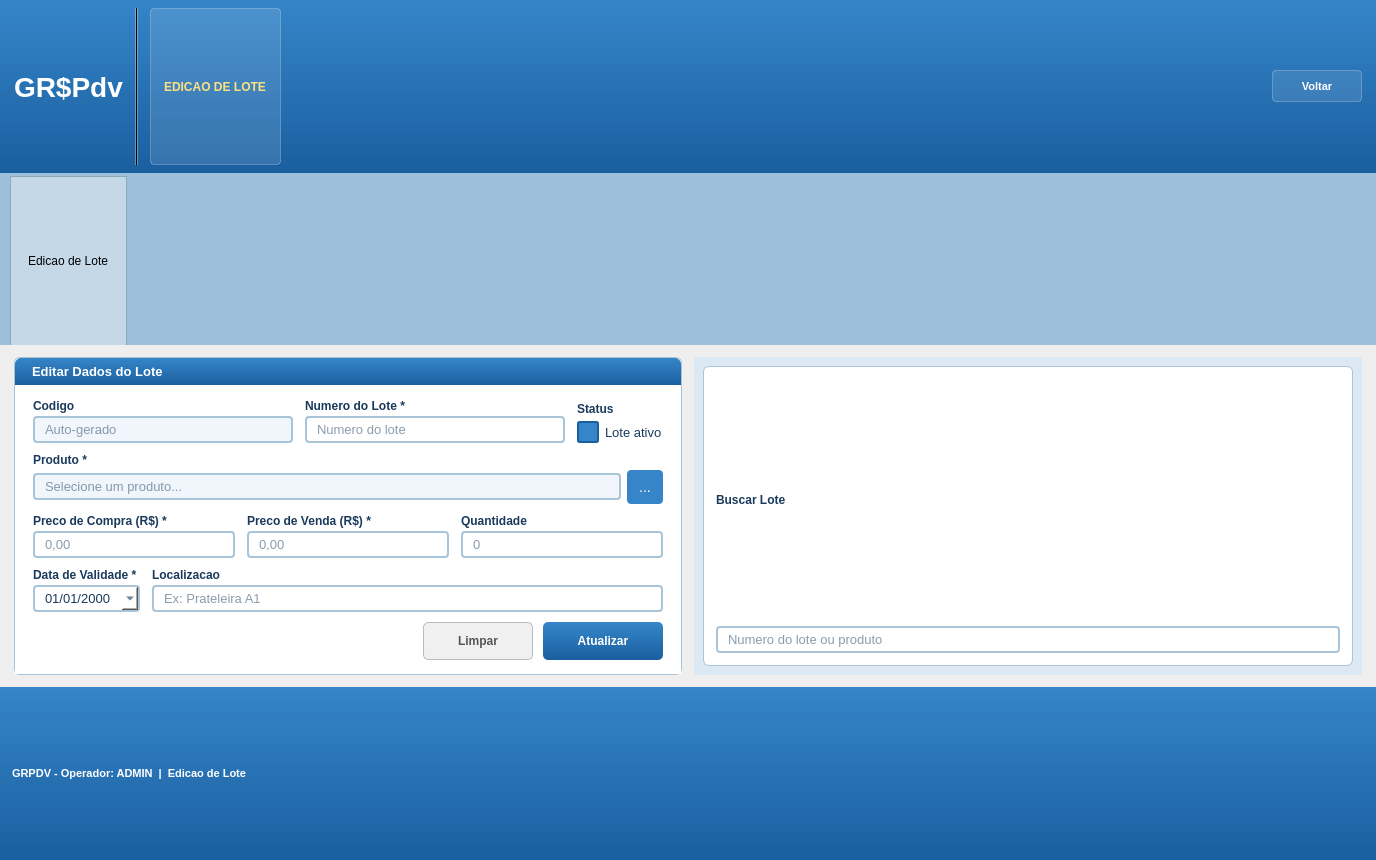
<?xml version="1.0" encoding="UTF-8"?>
<ui version="4.0">
 <class>CadastroLote</class>
 <widget class="QWidget" name="CadastroLote">
  <property name="geometry">
   <rect>
    <x>0</x>
    <y>0</y>
    <width>1376</width>
    <height>860</height>
   </rect>
  </property>
  <property name="windowTitle">
   <string>GR$Pdv - Edicao de Lote</string>
  </property>
  <property name="styleSheet">
   <string notr="true">QWidget { font-family: Arial; }</string>
  </property>
  <layout class="QVBoxLayout" name="mainVLayout">
   <property name="spacing">
    <number>0</number>
   </property>
   <property name="leftMargin">
    <number>0</number>
   </property>
   <property name="topMargin">
    <number>0</number>
   </property>
   <property name="rightMargin">
    <number>0</number>
   </property>
   <property name="bottomMargin">
    <number>0</number>
   </property>
   <item>
    <widget class="QFrame" name="frameHeader">
     <property name="styleSheet">
      <string notr="true">QFrame#frameHeader{background:qlineargradient(x1:0,y1:0,x2:0,y2:1,stop:0 #3585c8, stop:1 #1a5fa0);}</string>
     </property>
     <layout class="QHBoxLayout" name="headerHLayout">
      <property name="spacing"><number>12</number></property>
      <property name="leftMargin"><number>14</number></property>
      <property name="topMargin"><number>8</number></property>
      <property name="rightMargin"><number>14</number></property>
      <property name="bottomMargin"><number>8</number></property>
      <item>
       <widget class="QLabel" name="lblLogo">
        <property name="styleSheet"><string notr="true">color:white;font-size:28px;font-weight:bold;</string></property>
        <property name="text"><string>GR$Pdv</string></property>
       </widget>
      </item>
      <item>
       <widget class="QFrame" name="frameSep">
        <property name="styleSheet"><string notr="true">background-color:rgba(255,255,255,80);</string></property>
        <property name="frameShape"><enum>QFrame::VLine</enum></property>
       </widget>
      </item>
      <item>
       <widget class="QLabel" name="lblBadge">
        <property name="styleSheet"><string notr="true">QLabel{background-color:rgba(255,255,255,30);color:#ffe080;font-size:12px;font-weight:bold;border:1px solid rgba(255,255,255,60);border-radius:4px;padding:3px 10px;}</string></property>
        <property name="text"><string>EDICAO DE LOTE</string></property>
       </widget>
      </item>
      <item>
       <spacer name="headerSpacer">
        <property name="orientation"><enum>Qt::Horizontal</enum></property>
        <property name="sizeHint" stdset="0"><size><width>40</width><height>10</height></size></property>
       </spacer>
      </item>
      <item>
       <widget class="QPushButton" name="btnVoltar">
        <property name="minimumSize"><size><width>90</width><height>32</height></size></property>
        <property name="styleSheet"><string notr="true">QPushButton{background-color:rgba(255,255,255,25);color:white;font-size:11px;font-weight:bold;border:1px solid rgba(255,255,255,60);border-radius:4px;padding:4px 12px;}QPushButton:hover{background-color:rgba(255,255,255,40);}QPushButton:pressed{background-color:rgba(255,255,255,15);}</string></property>
        <property name="text"><string>Voltar</string></property>
       </widget>
      </item>
     </layout>
    </widget>
   </item>
   <item>
    <widget class="QFrame" name="frameTabBar">
     <property name="styleSheet"><string notr="true">QFrame#frameTabBar{background-color:#9dbfda;}</string></property>
     <layout class="QHBoxLayout" name="tabHLayout">
      <property name="leftMargin"><number>10</number></property>
      <property name="topMargin"><number>3</number></property>
      <property name="rightMargin"><number>0</number></property>
      <property name="bottomMargin"><number>0</number></property>
      <item>
       <widget class="QLabel" name="lblTab">
        <property name="styleSheet"><string notr="true">QLabel{background-color:#c4d8e8;border:1px solid #8aaabb;border-bottom:none;padding:1px 14px;font-size:12px;}</string></property>
        <property name="text"><string>Edicao de Lote</string></property>
       </widget>
      </item>
      <item>
       <spacer name="tabSpacer">
        <property name="orientation"><enum>Qt::Horizontal</enum></property>
        <property name="sizeHint" stdset="0"><size><width>40</width><height>20</height></size></property>
       </spacer>
      </item>
     </layout>
    </widget>
   </item>
   <item>
    <layout class="QHBoxLayout" name="conteudoHLayout">
     <property name="spacing"><number>12</number></property>
     <property name="leftMargin"><number>14</number></property>
     <property name="topMargin"><number>12</number></property>
     <property name="rightMargin"><number>14</number></property>
     <property name="bottomMargin"><number>12</number></property>
     <item>
      <widget class="QFrame" name="frameFormulario">
       <property name="styleSheet"><string notr="true">QFrame#frameFormulario{background-color:#ffffff;border:1px solid #a8c4d8;border-radius:6px;}</string></property>
       <layout class="QVBoxLayout" name="formVLayout">
        <property name="spacing"><number>0</number></property>
        <property name="leftMargin"><number>0</number></property>
        <property name="topMargin"><number>0</number></property>
        <property name="rightMargin"><number>0</number></property>
        <property name="bottomMargin"><number>0</number></property>
        <item>
         <widget class="QLabel" name="lblFormTitle">
          <property name="styleSheet"><string notr="true">QLabel{background:qlineargradient(x1:0,y1:0,x2:0,y2:1,stop:0 #3585c8,stop:1 #1a5fa0);color:white;font-size:13px;font-weight:bold;padding:6px 14px;border-top-left-radius:6px;border-top-right-radius:6px;}</string></property>
          <property name="text"><string>Editar Dados do Lote</string></property>
         </widget>
        </item>
        <item>
         <widget class="QFrame" name="frameCampos">
          <property name="styleSheet"><string notr="true">QFrame#frameCampos{background-color:#ffffff;}</string></property>
          <layout class="QVBoxLayout" name="camposVLayout">
           <property name="spacing"><number>10</number></property>
           <property name="leftMargin"><number>18</number></property>
           <property name="topMargin"><number>14</number></property>
           <property name="rightMargin"><number>18</number></property>
           <property name="bottomMargin"><number>14</number></property>
           <item>
            <layout class="QHBoxLayout" name="row0HLayout">
             <property name="spacing"><number>12</number></property>
             <item>
              <layout class="QVBoxLayout" name="colIdVLayout">
               <property name="spacing"><number>3</number></property>
               <item><widget class="QLabel" name="lblId"><property name="styleSheet"><string notr="true">font-size:12px;font-weight:bold;color:#1a3a5c;</string></property><property name="text"><string>Codigo</string></property></widget></item>
               <item><widget class="QLineEdit" name="lineEditIdLote"><property name="styleSheet"><string notr="true">QLineEdit{background-color:#f0f6fc;border:2px solid #a8c4d8;border-radius:4px;font-size:13px;color:#1a3a5c;padding:3px 8px;}QLineEdit:focus{border-color:#3585c8;background-color:#ffffff;}</string></property><property name="readOnly"><bool>true</bool></property><property name="placeholderText"><string>Auto-gerado</string></property></widget></item>
              </layout>
             </item>
             <item>
              <layout class="QVBoxLayout" name="colNumeroLoteVLayout">
               <property name="spacing"><number>3</number></property>
               <item><widget class="QLabel" name="lblNumeroLote"><property name="styleSheet"><string notr="true">font-size:12px;font-weight:bold;color:#1a3a5c;</string></property><property name="text"><string>Numero do Lote *</string></property></widget></item>
               <item><widget class="QLineEdit" name="lineEditNumeroLote"><property name="styleSheet"><string notr="true">QLineEdit{background-color:#ffffff;border:2px solid #a8c4d8;border-radius:4px;font-size:13px;color:#1a3a5c;padding:3px 8px;}QLineEdit:focus{border-color:#3585c8;}</string></property><property name="placeholderText"><string>Numero do lote</string></property></widget></item>
              </layout>
             </item>
             <item>
              <layout class="QVBoxLayout" name="colStatusVLayout">
               <property name="spacing"><number>3</number></property>
               <item><widget class="QLabel" name="lblStatus"><property name="styleSheet"><string notr="true">font-size:12px;font-weight:bold;color:#1a3a5c;</string></property><property name="text"><string>Status</string></property></widget></item>
               <item><widget class="QCheckBox" name="checkBoxAtivo"><property name="styleSheet"><string notr="true">QCheckBox{font-size:13px;color:#1a3a5c;spacing:6px;}QCheckBox::indicator{width:18px;height:18px;border:2px solid #a8c4d8;border-radius:3px;background:#ffffff;}QCheckBox::indicator:checked{background-color:#3585c8;border-color:#1a5fa0;}</string></property><property name="text"><string>Lote ativo</string></property><property name="checked"><bool>true</bool></property></widget></item>
              </layout>
             </item>
            </layout>
           </item>
           <item>
            <layout class="QVBoxLayout" name="colProdutoVLayout">
             <property name="spacing"><number>3</number></property>
             <item><widget class="QLabel" name="lblProduto"><property name="styleSheet"><string notr="true">font-size:12px;font-weight:bold;color:#1a3a5c;</string></property><property name="text"><string>Produto *</string></property></widget></item>
             <item>
              <layout class="QHBoxLayout" name="rowProdutoHLayout">
               <property name="spacing"><number>6</number></property>
               <item><widget class="QLineEdit" name="lineEditProduto"><property name="styleSheet"><string notr="true">QLineEdit{background-color:#f0f6fc;border:2px solid #a8c4d8;border-radius:4px;font-size:13px;color:#1a3a5c;padding:3px 8px;}QLineEdit:focus{border-color:#3585c8;background-color:#ffffff;}</string></property><property name="readOnly"><bool>true</bool></property><property name="placeholderText"><string>Selecione um produto...</string></property></widget></item>
               <item><widget class="QPushButton" name="btnBuscarProduto"><property name="minimumSize"><size><width>36</width><height>34</height></size></property><property name="maximumSize"><size><width>36</width><height>34</height></size></property><property name="styleSheet"><string notr="true">QPushButton{background-color:#3585c8;color:white;font-size:14px;border:none;border-radius:4px;}QPushButton:hover{background-color:#2a74b8;}QPushButton:pressed{background-color:#1a5fa0;}</string></property><property name="text"><string>...</string></property></widget></item>
              </layout>
             </item>
            </layout>
           </item>
           <item>
            <layout class="QHBoxLayout" name="rowValoresHLayout">
             <property name="spacing"><number>12</number></property>
             <item>
              <layout class="QVBoxLayout" name="colPrecoCompraVLayout">
               <property name="spacing"><number>3</number></property>
               <item><widget class="QLabel" name="lblPrecoCompra"><property name="styleSheet"><string notr="true">font-size:12px;font-weight:bold;color:#1a3a5c;</string></property><property name="text"><string>Preco de Compra (R$) *</string></property></widget></item>
               <item><widget class="QLineEdit" name="lineEditPrecoCompra"><property name="styleSheet"><string notr="true">QLineEdit{background-color:#ffffff;border:2px solid #a8c4d8;border-radius:4px;font-size:13px;color:#1a3a5c;padding:3px 8px;}QLineEdit:focus{border-color:#3585c8;}</string></property><property name="placeholderText"><string>0,00</string></property></widget></item>
              </layout>
             </item>
             <item>
              <layout class="QVBoxLayout" name="colPrecoVendaVLayout">
               <property name="spacing"><number>3</number></property>
               <item><widget class="QLabel" name="lblPrecoVenda"><property name="styleSheet"><string notr="true">font-size:12px;font-weight:bold;color:#1a3a5c;</string></property><property name="text"><string>Preco de Venda (R$) *</string></property></widget></item>
               <item><widget class="QLineEdit" name="lineEditPrecoVenda"><property name="styleSheet"><string notr="true">QLineEdit{background-color:#ffffff;border:2px solid #a8c4d8;border-radius:4px;font-size:13px;color:#1a3a5c;padding:3px 8px;}QLineEdit:focus{border-color:#3585c8;}</string></property><property name="placeholderText"><string>0,00</string></property></widget></item>
              </layout>
             </item>
             <item>
              <layout class="QVBoxLayout" name="colQuantidadeVLayout">
               <property name="spacing"><number>3</number></property>
               <item><widget class="QLabel" name="lblQuantidade"><property name="styleSheet"><string notr="true">font-size:12px;font-weight:bold;color:#1a3a5c;</string></property><property name="text"><string>Quantidade</string></property></widget></item>
               <item><widget class="QLineEdit" name="lineEditQuantidade"><property name="styleSheet"><string notr="true">QLineEdit{background-color:#ffffff;border:2px solid #a8c4d8;border-radius:4px;font-size:13px;color:#1a3a5c;padding:3px 8px;}QLineEdit:focus{border-color:#3585c8;}</string></property><property name="placeholderText"><string>0</string></property></widget></item>
              </layout>
             </item>
            </layout>
           </item>
           <item>
            <layout class="QHBoxLayout" name="rowDataLocalHLayout">
             <property name="spacing"><number>12</number></property>
             <item>
              <layout class="QVBoxLayout" name="colValidadeVLayout">
               <property name="spacing"><number>3</number></property>
               <item><widget class="QLabel" name="lblDataValidade"><property name="styleSheet"><string notr="true">font-size:12px;font-weight:bold;color:#1a3a5c;</string></property><property name="text"><string>Data de Validade *</string></property></widget></item>
               <item><widget class="QDateEdit" name="dateEditValidade"><property name="styleSheet"><string notr="true">QDateEdit{background-color:#ffffff;border:2px solid #a8c4d8;border-radius:4px;font-size:13px;color:#1a3a5c;padding:3px 8px;}QDateEdit:focus{border-color:#3585c8;}</string></property><property name="displayFormat"><string>dd/MM/yyyy</string></property><property name="calendarPopup"><bool>true</bool></property></widget></item>
              </layout>
             </item>
             <item>
              <layout class="QVBoxLayout" name="colLocalizacaoVLayout">
               <property name="spacing"><number>3</number></property>
               <item><widget class="QLabel" name="lblLocalizacao"><property name="styleSheet"><string notr="true">font-size:12px;font-weight:bold;color:#1a3a5c;</string></property><property name="text"><string>Localizacao</string></property></widget></item>
               <item><widget class="QLineEdit" name="lineEditLocalizacao"><property name="styleSheet"><string notr="true">QLineEdit{background-color:#ffffff;border:2px solid #a8c4d8;border-radius:4px;font-size:13px;color:#1a3a5c;padding:3px 8px;}QLineEdit:focus{border-color:#3585c8;}</string></property><property name="placeholderText"><string>Ex: Prateleira A1</string></property></widget></item>
              </layout>
             </item>
            </layout>
           </item>
           <item>
            <layout class="QHBoxLayout" name="botoesHLayout">
             <property name="spacing"><number>10</number></property>
             <item><spacer name="btnSpacer"><property name="orientation"><enum>Qt::Horizontal</enum></property><property name="sizeHint" stdset="0"><size><width>20</width><height>10</height></size></property></spacer></item>
             <item><widget class="QPushButton" name="btnLimpar"><property name="minimumSize"><size><width>110</width><height>38</height></size></property><property name="styleSheet"><string notr="true">QPushButton{background-color:#f0f0f0;color:#555555;font-size:12px;font-weight:bold;border:1px solid #bbbbbb;border-radius:5px;padding:5px 14px;}QPushButton:hover{background-color:#e0e0e0;}QPushButton:pressed{background-color:#cccccc;}</string></property><property name="text"><string>Limpar</string></property></widget></item>
             <item><widget class="QPushButton" name="btnSalvar"><property name="minimumSize"><size><width>120</width><height>38</height></size></property><property name="styleSheet"><string notr="true">QPushButton{background:qlineargradient(x1:0,y1:0,x2:0,y2:1,stop:0 #3585c8,stop:1 #1a5fa0);color:white;font-size:12px;font-weight:bold;border:none;border-radius:5px;padding:5px 14px;}QPushButton:hover{background:#2a74b8;}QPushButton:pressed{background:#1a5fa0;}</string></property><property name="text"><string>Atualizar</string></property><property name="shortcut"><string>Return</string></property></widget></item>
            </layout>
           </item>
          </layout>
         </widget>
        </item>
       </layout>
      </widget>
     </item>
     <item>
      <widget class="QFrame" name="frameRightCol">
       <property name="styleSheet"><string notr="true">QFrame#frameRightCol{background-color:#dce8f4;}</string></property>
       <layout class="QVBoxLayout" name="rightColVLayout">
        <property name="spacing"><number>10</number></property>
        <item>
         <widget class="QFrame" name="frameBusca">
          <property name="styleSheet"><string notr="true">QFrame#frameBusca{background-color:#ffffff;border:1px solid #a8c4d8;border-radius:6px;}</string></property>
          <layout class="QVBoxLayout" name="frameBuscaVLayout">
           <property name="leftMargin"><number>12</number></property>
           <property name="topMargin"><number>12</number></property>
           <property name="rightMargin"><number>12</number></property>
           <property name="bottomMargin"><number>12</number></property>
           <item><widget class="QLabel" name="lblBuscaLote"><property name="styleSheet"><string notr="true">font-size:12px;font-weight:bold;color:#1a3a5c;</string></property><property name="text"><string>Buscar Lote</string></property></widget></item>
           <item><widget class="QLineEdit" name="lineEditBuscaLote"><property name="styleSheet"><string notr="true">QLineEdit{background-color:#ffffff;border:2px solid #a8c4d8;border-radius:4px;font-size:13px;color:#1a3a5c;padding:3px 8px;}QLineEdit:focus{border-color:#3585c8;}</string></property><property name="placeholderText"><string>Numero do lote ou produto</string></property></widget></item>
          </layout>
         </widget>
        </item>
       </layout>
      </widget>
     </item>
    </layout>
   </item>
   <item>
    <widget class="QFrame" name="frameStatusBar">
     <property name="styleSheet"><string notr="true">QFrame#frameStatusBar{background:qlineargradient(x1:0,y1:0,x2:0,y2:1,stop:0 #3585c8,stop:1 #1a5fa0);}</string></property>
     <layout class="QHBoxLayout" name="statusHLayout">
      <property name="leftMargin"><number>12</number></property>
      <property name="rightMargin"><number>12</number></property>
      <item><widget class="QLabel" name="lblStatusBar"><property name="styleSheet"><string notr="true">color:white;font-size:11px;font-weight:bold;</string></property><property name="text"><string>GRPDV - Operador: ADMIN  |  Edicao de Lote</string></property></widget></item>
      <item><spacer name="statusSpacer"><property name="orientation"><enum>Qt::Horizontal</enum></property><property name="sizeHint" stdset="0"><size><width>40</width><height>10</height></size></property></spacer></item>
     </layout>
    </widget>
   </item>
  </layout>
 </widget>
 <resources/>
 <connections/>
</ui>
